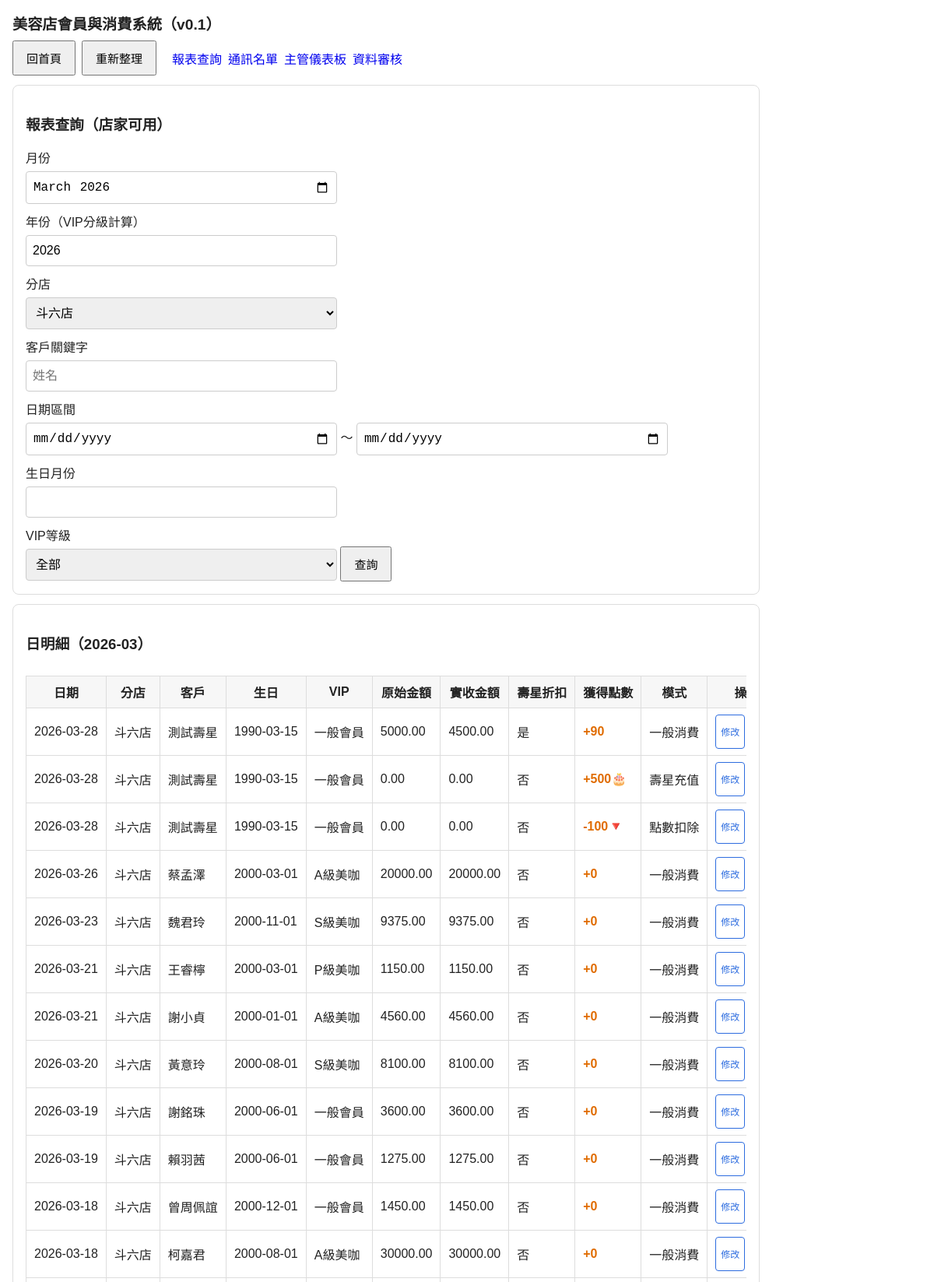
/report?store_id=store_a (upper part), run on the app's committed database.
### tables this page shows
CREATE TABLE transactions (
            id INTEGER PRIMARY KEY AUTOINCREMENT,
            customer_id INTEGER NOT NULL,
            store_id TEXT NOT NULL,
            txn_date TEXT NOT NULL,
            month_key TEXT NOT NULL,
            amount REAL NOT NULL,
            birthday_discount_applied INTEGER NOT NULL DEFAULT 0,
            final_amount REAL NOT NULL,
            created_at TEXT NOT NULL, cashback REAL NOT NULL DEFAULT 0, coins_earned INTEGER NOT NULL DEFAULT 0, coins_redeemed INTEGER NOT NULL DEFAULT 0, recharge_plan TEXT DEFAULT NULL, recharge_amount REAL DEFAULT NULL, entry_mode TEXT NOT NULL DEFAULT 'normal',
            FOREIGN KEY(customer_id) REFERENCES customers(id),
            FOREIGN KEY(store_id) REFERENCES stores(id)
        );

CREATE TABLE stores (
            id TEXT PRIMARY KEY,
            name TEXT NOT NULL
        );

CREATE TABLE customers (
            id INTEGER PRIMARY KEY AUTOINCREMENT,
            name TEXT NOT NULL,
            birthday TEXT NOT NULL,
            created_at TEXT NOT NULL, phone TEXT DEFAULT "", coin_balance INTEGER NOT NULL DEFAULT 0,
            UNIQUE(name, birthday)
        );

### app.py (the view)
@app.route("/report")
def report():
    db = get_db()
    month = request.args.get("month", date.today().strftime("%Y-%m"))
    year = request.args.get("year", month[:4])
    store_id = request.args.get("store_id", "").strip()
    q = request.args.get("q", "").strip()
    start_date = request.args.get("start_date", "").strip()
    end_date = request.args.get("end_date", "").strip()
    birthday_month = request.args.get("birthday_month", "").strip()
    vip_tier = request.args.get("vip_tier", "").strip()
    where = ["1=1"]
    params: list[Any] = []
    where.append("t.month_key = ?")
    params.append(month)
    if store_id:
        where.append("t.store_id = ?")
        params.append(store_id)
    if q:
        where.append("c.name LIKE ?")
        params.append(f"%{q}%")
    if start_date:
        where.append("t.txn_date >= ?")
        params.append(start_date)
    if end_date:
        where.append("t.txn_date <= ?")
        params.append(end_date)
    if birthday_month:
        where.append("substr(c.birthday,6,2) = ?")
        params.append(birthday_month.zfill(2))
    coins_earned_expr = "t.coins_earned" if has_column(db, 'transactions', 'coins_earned') else "0"
    coins_redeemed_expr = "t.coins_redeemed" if has_column(db, 'transactions', 'coins_redeemed') else "0"
    entry_mode_expr = "t.entry_mode" if has_column(db, 'transactions', 'entry_mode') else "'normal'"
    recharge_plan_expr = "t.recharge_plan" if has_column(db, 'transactions', 'recharge_plan') else "NULL"
    recharge_amount_expr = "t.recharge_amount" if has_column(db, 'transactions', 'recharge_amount') else "NULL"
    sql = f"""
        SELECT t.id, t.txn_date, t.customer_id, s.id AS store_id, s.name AS store_name,
               c.name AS customer_name, c.birthday,
               t.amount, t.final_amount, t.birthday_discount_applied,
               {coins_earned_expr} AS coins_earned,
               {coins_redeemed_expr} AS coins_redeemed,
               {entry_mode_expr} AS entry_mode,
               {recharge_plan_expr} AS recharge_plan,
               {recharge_amount_expr} AS recharge_amount
        FROM transactions t
        JOIN customers c ON c.id = t.customer_id
        JOIN stores s ON s.id = t.store_id
        WHERE {' AND '.join(where)}
        ORDER BY t.txn_date DESC, s.name ASC, c.name ASC
    """
    detail_rows_raw = db.execute(sql, params).fetchall()
    tier_map = get_customer_tier_map(db, year)
    detail_rows = []
    for r in detail_rows_raw:
        d = dict(r)
        d["vip_tier"] = tier_map.get(int(r["customer_id"]), "一般會員")
        if vip_tier and d["vip_tier"] != vip_tier:
            continue
        detail_rows.append(d)
    monthly_by_customer = db.execute(
        """
        SELECT s.name AS store_name, c.name AS customer_name, c.birthday,
               SUM(t.final_amount) AS month_total
        FROM transactions t
        JOIN customers c ON c.id = t.customer_id
        JOIN stores s ON s.id = t.store_id
        WHERE t.month_key = ?
        GROUP BY s.name, c.name, c.birthday
        ORDER BY s.name, month_total DESC
        """,
        (month,),
    ).fetchall()
    yearly_by_customer = db.execute(
        """
        SELECT s.name AS store_name, c.name AS customer_name, c.birthday,
               SUM(t.final_amount) AS year_total
        FROM transactions t
        JOIN customers c ON c.id = t.customer_id
        JOIN stores s ON s.id = t.store_id
        WHERE substr(t.txn_date,1,4) = ?
        GROUP BY s.name, c.name, c.birthday
        ORDER BY s.name, year_total DESC
        """,
        (year,),
    ).fetchall()
    stores = db.execute("SELECT id,name FROM stores ORDER BY name").fetchall()
    filters = {
        "store_id": store_id,
        "q": q,
        "start_date": start_date,
        "end_date": end_date,
        "birthday_month": birthday_month,
        "vip_tier": vip_tier,
        "year": year,
    }
    return render_template(
        "report.html",
        month=month,
        detail_rows=detail_rows,
        monthly_by_customer=monthly_by_customer,
        yearly_by_customer=yearly_by_customer,
        stores=stores,
        filters=filters,
    )

### app.py (called while the page is built)
def get_db() -> sqlite3.Connection:
    if "db" not in g:
        conn = sqlite3.connect(DB_PATH)
        conn.row_factory = sqlite3.Row
        g.db = conn
    return g.db

def _tier_name_from_totals(max_single: float, year_total: float) -> str:
    if max_single >= 30000 or year_total >= 60000:
        return "A級美咖"
    if max_single >= 12000 or year_total >= 24000:
        return "P級美咖"
    if max_single >= 8000 or year_total >= 15000:
        return "S級美咖"
    return "一般會員"

def has_column(db: sqlite3.Connection, table: str, column: str) -> bool:
    try:
        rows = db.execute(f"PRAGMA table_info({table})").fetchall()
        return any(str(r[1]) == column for r in rows)
    except Exception:
        return False

def get_customer_tier_map(db: sqlite3.Connection, year: str) -> dict[int, str]:
    rows = db.execute(
        """
        SELECT c.id AS customer_id,
               COALESCE(MAX(t.final_amount),0) AS max_single,
               COALESCE(SUM(CASE WHEN substr(t.txn_date,1,4)=? THEN t.final_amount ELSE 0 END),0) AS year_total
        FROM customers c
        LEFT JOIN transactions t ON t.customer_id = c.id
        GROUP BY c.id
        """,
        (year,),
    ).fetchall()
    return {int(r["customer_id"]): _tier_name_from_totals(float(r["max_single"] or 0), float(r["year_total"] or 0)) for r in rows}

### templates/report.html (shortened to what this page needs)
{% extends 'base.html' %}
{% block content %}
<div class="card">
  <h3>報表查詢（店家可用）</h3>
  <form method="get">
    <label>月份</label>
    <input type="month" name="month" value="{{ month }}">
    <label>年份（VIP分級計算）</label>
    <input type="text" name="year" value="{{ filters.year }}" placeholder="2026">
    <label>分店</label>
    <select name="store_id">
      {% for s in stores %}
      <option value="{{ s.id }}" {% if filters.store_id==s.id %}selected{% endif %}>{{ s.name }}</option>
      {% endfor %}
    </select>
    <label>客戶關鍵字</label>
    <input type="text" name="q" value="{{ filters.q }}" placeholder="姓名">
    <label>日期區間</label>
    <input type="date" name="start_date" value="{{ filters.start_date }}"> ～
    <input type="date" name="end_date" value="{{ filters.end_date }}">
    <label>生日月份</label>
    <input type="number" min="1" max="12" name="birthday_month" value="{{ filters.birthday_month }}">
    <label>VIP等級</label>
    <select name="vip_tier">
      <option value="">全部</option>
    </select>
    <button type="submit">查詢</button>
  </form>
</div>
<div class="card">
  <h3>日明細（{{ month }}）</h3>
  <div class="table-wrap"><table id="detail-table">
    <tr>
      <th>日期</th><th>分店</th><th>客戶</th><th>生日</th><th>VIP</th>
      <th>原始金額</th><th>實收金額</th><th>壽星折扣</th>
      <th>獲得點數</th><th>模式</th><th>操作</th>
    </tr>
    {% for r in detail_rows %}
    <tr id="row-{{ r.id }}">
      <td class="view-cell">{{ r.txn_date }}</td>
      <td class="view-cell">{{ r.store_name }}</td>
      <td class="view-cell">{{ r.customer_name }}</td>
      <td class="view-cell">{{ r.birthday }}</td>
      <td class="view-cell">{{ r.vip_tier }}</td>
      <td class="view-cell">{{ '%.2f'|format(r.amount) }}</td>
      <td class="view-cell">{{ '%.2f'|format(r.final_amount) }}</td>
      <td class="view-cell">{{ '是' if r.birthday_discount_applied else '否' }}</td>
      <td class="view-cell" style="color:#e06c00;font-weight:bold;">
        {% if r.entry_mode == 'birthday_recharge' %}
          +{{ r.coins_earned }}🎂
        {% elif r.entry_mode == 'coin_deduct' %}
          -{{ r.coins_redeemed }}🔻
        {% else %}
          +{{ r.coins_earned }}
        {% endif %}
      </td>
      <td class="view-cell">
        {% if r.entry_mode == 'birthday_recharge' %}壽星充值
        {% elif r.entry_mode == 'coin_deduct' %}點數扣除
        {% else %}一般消費{% endif %}
      </td>
      <td class="view-cell">
        <button type="button" onclick="startEdit({{ r.id }}, '{{ r.txn_date }}', '{{ r.store_id }}', '{{ r.customer_name|replace("'", "\\'") }}', '{{ r.birthday }}', {{ r.amount }}, {{ r.final_amount }})"
          style="border:1px solid #2d6cdf;color:#2d6cdf;background:none;border-radius:4px;padding:2px 6px;font-size:12px;cursor:pointer;">修改</button>
      </td>
    </tr>
    {% endfor %}
  </table></div>
</div>
{% endblock %}

### templates/base.html (style rules this page uses)
*, *::before, *::after { box-sizing: border-box; }
body { font-family: Arial, sans-serif; margin: 16px; color: #222; max-width: 960px; }
.card { border: 1px solid #ddd; border-radius: 8px; padding: 16px; margin: 12px 0; }
label { display: block; margin-top: 10px; }
input, select, textarea { padding: 10px 8px; margin-top: 6px; width: 100%; max-width: 400px; font-size: 16px; border: 1px solid #ccc; border-radius: 4px; }
button { padding: 10px 16px; font-size: 15px; cursor: pointer; min-height: 44px; }
.table-wrap { overflow-x: auto; -webkit-overflow-scrolling: touch; width: 100%; }
table { border-collapse: collapse; width: 100%; margin-top: 10px; min-width: 480px; }
th, td { border: 1px solid #ddd; padding: 8px 10px; white-space: nowrap; }
th { background: #f7f7f7; }

### data on the page
transactions: txn_date "2026-03-28", store_name "斗六店", customer_name "測試壽星", birthday "1990-03-15", vip_tier "一般會員", amount "5000.00", final_amount "4500.00", birthday_discount_applied "是", coins_earned "90", entry_mode "一般消費"
transactions: txn_date "2026-03-28", store_name "斗六店", customer_name "測試壽星", birthday "1990-03-15", vip_tier "一般會員", amount "0.00", final_amount "0.00", birthday_discount_applied "否", coins_earned "500", shows "壽星充值"
transactions: txn_date "2026-03-28", store_name "斗六店", customer_name "測試壽星", birthday "1990-03-15", vip_tier "一般會員", amount "0.00", final_amount "0.00", birthday_discount_applied "否", coins_redeemed "100", entry_mode "點數扣除"
transactions: txn_date "2026-03-26", store_name "斗六店", customer_name "蔡孟澤", birthday "2000-03-01", vip_tier "A級美咖", amount "20000.00", final_amount "20000.00", birthday_discount_applied "否", coins_earned "0", entry_mode "一般消費"
transactions: txn_date "2026-03-23", store_name "斗六店", customer_name "魏君玲", birthday "2000-11-01", vip_tier "S級美咖", amount "9375.00", final_amount "9375.00", birthday_discount_applied "否", coins_earned "0", entry_mode "一般消費"
transactions: txn_date "2026-03-21", store_name "斗六店", customer_name "王睿檸", birthday "2000-03-01", vip_tier "P級美咖", amount "1150.00", final_amount "1150.00", birthday_discount_applied "否", coins_earned "0", entry_mode "一般消費"
transactions: txn_date "2026-03-21", store_name "斗六店", customer_name "謝小貞", birthday "2000-01-01", vip_tier "A級美咖", amount "4560.00", final_amount "4560.00", birthday_discount_applied "否", coins_earned "0", entry_mode "一般消費"
transactions: txn_date "2026-03-20", store_name "斗六店", customer_name "黃意玲", birthday "2000-08-01", vip_tier "S級美咖", amount "8100.00", final_amount "8100.00", birthday_discount_applied "否", coins_earned "0", entry_mode "一般消費"
transactions: txn_date "2026-03-19", store_name "斗六店", customer_name "謝銘珠", birthday "2000-06-01", vip_tier "一般會員", amount "3600.00", final_amount "3600.00", birthday_discount_applied "否", coins_earned "0", entry_mode "一般消費"
transactions: txn_date "2026-03-19", store_name "斗六店", customer_name "賴羽茜", birthday "2000-06-01", vip_tier "一般會員", amount "1275.00", final_amount "1275.00", birthday_discount_applied "否", coins_earned "0", entry_mode "一般消費"
transactions: txn_date "2026-03-18", store_name "斗六店", customer_name "曾周佩誼", birthday "2000-12-01", vip_tier "一般會員", amount "1450.00", final_amount "1450.00", birthday_discount_applied "否", coins_earned "0", entry_mode "一般消費"
transactions: txn_date "2026-03-18", store_name "斗六店", customer_name "柯嘉君", birthday "2000-08-01", vip_tier "A級美咖", amount "30000.00", final_amount "30000.00", birthday_discount_applied "否", coins_earned "0", entry_mode "一般消費"

### other printed values
{{ month }} "2026-03"
form field store_id "斗六店"
